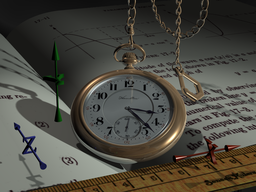
#> input picture train/watch.png, 256 x 192 px, shrunk from 1024 x 768 before the run, found by its file name
$ python DCT.py
#> lines starting #> are read from the running program, lines starting #| are printed output that depends on the picture; long printed decimals are rounded
### zigzag.py
# Zigzag scan of a matrix
# Argument is a two-dimensional matrix of any size,
# not strictly a square one.
# Function returns a 1-by-(m*n) array,
# where m and n are sizes of an input matrix,
# consisting of its items scanned by a zigzag method.
#
# Matlab Code:
# Alexey S. Sokolov a.k.a. nICKEL, Moscow, Russia
# June 2007
# alex.nickel@gmail.com

import numpy as np

def zigzag(input):
    #initializing the variables
    #----------------------------------
    h = 0
    v = 0

    vmin = 0
    hmin = 0

    vmax = input.shape[0]
    hmax = input.shape[1]

    #print(vmax ,hmax )

    i = 0

    output = np.zeros(( vmax * hmax))
    #----------------------------------
    while ((v < vmax) and (h < hmax)):


        if ((h + v) % 2) == 0:                 # going up
            if (v == vmin):
                #print(1)
                output[i] = input[v, h]        # if we got to the first line

                if (h == hmax):
                    v = v + 1
                else:
                    h = h + 1

                i = i + 1

            elif ((h == hmax -1 ) and (v < vmax)):   # if we got to the last column
        #print(2)
                output[i] = input[v, h]
                v = v + 1
                i = i + 1

            elif ((v > vmin) and (h < hmax -1 )):    # all other cases
                #print(3)
                output[i] = input[v, h]
                v = v - 1
                h = h + 1
                i = i + 1


        else:                                    # going down

            if ((v == vmax -1) and (h <= hmax -1)):       # if we got to the last line
                #print(4)
                output[i] = input[v, h]
                h = h + 1
                i = i + 1

            elif (h == hmin):                  # if we got to the first column
                #print(5)
                output[i] = input[v, h]

                if (v == vmax -1):
                    h = h + 1
                else:
                    v = v + 1

                i = i + 1

            elif ((v < vmax -1) and (h > hmin)):     # all other cases
                #print(6)
                output[i] = input[v, h]
                v = v + 1
                h = h - 1
                i = i + 1


        if ((v == vmax-1) and (h == hmax-1)):          # bottom right element
            #print(7)
            output[i] = input[v, h]
            break

    #print ('v:',v,', h:',h,', i:',i)
    return output


# Inverse zigzag scan of a matrix
# Arguments are: a 1-by-m*n array,
# where m & n are vertical & horizontal sizes of an output matrix.
# Function returns a two-dimensional matrix of defined sizes,
# consisting of input array items gathered by a zigzag method.
#
# Matlab Code:
# Alexey S. Sokolov a.k.a. nICKEL, Moscow, Russia
# June 2007
# alex.nickel@gmail.com


def inverse_zigzag(input, vmax, hmax):

    #print input.shape

    # initializing the variables
    #----------------------------------
    h = 0
    v = 0

    vmin = 0
    hmin = 0

    output = np.zeros((vmax, hmax))

    i = 0
    #----------------------------------

    while ((v < vmax) and (h < hmax)):
        #print ('v:',v,', h:',h,', i:',i)
        if ((h + v) % 2) == 0:                 # going up

            if (v == vmin):
                #print(1)

                output[v, h] = input[i]        # if we got to the first line

                if (h == hmax):
                    v = v + 1
                else:
                    h = h + 1

                i = i + 1

            elif ((h == hmax -1 ) and (v < vmax)):   # if we got to the last column
                #print(2)
                output[v, h] = input[i]
                v = v + 1
                i = i + 1

            elif ((v > vmin) and (h < hmax -1 )):    # all other cases
                #print(3)
                output[v, h] = input[i]
                v = v - 1
                h = h + 1
                i = i + 1


        else:                                    # going down

            if ((v == vmax -1) and (h <= hmax -1)):       # if we got to the last line
                #print(4)
                output[v, h] = input[i]
                h = h + 1
                i = i + 1

            elif (h == hmin):                  # if we got to the first column
                #print(5)
                output[v, h] = input[i]
                if (v == vmax -1):
                    h = h + 1
                else:
                    v = v + 1
                i = i + 1

            elif((v < vmax -1) and (h > hmin)):     # all other cases
                output[v, h] = input[i]
                v = v + 1
                h = h - 1
                i = i + 1


        if ((v == vmax-1) and (h == hmax-1)):          # bottom right element
            #print(7)
            output[v, h] = input[i]
            break


    return output

### DCT.py
import argparse
import os
import numpy as np
import cv2
import time
import pickle
import tempfile
import math
from tqdm import tqdm
import matplotlib.pyplot as plt
from skimage.metrics import structural_similarity as ssim
from zigzag import zigzag, inverse_zigzag


def compute_psnr(a, b):
    """
    a: image as a numpy array
    b: image as a numpy array

    return: PSNR between a and b

    """
    mse = np.mean((a - b)**2).item()
    return -10 * math.log10(mse) + 20 * math.log10(255-1)

def compute_msssim(a, b):
    """
    a: image as a numpy array
    b: image as a numpy array

    return: structural similarity index measure between a and b

    """
    return ssim(a, b, channel_axis=None)


def dctTransform(matrix):

    pi = 3.142857
    m = 8
    n = 8

    # dct will store the discrete cosine transform
    dct = []
    for i in range(m):
        dct.append([None for _ in range(n)])

    for i in range(m):
        for j in range(n):

            # ci and cj depends on frequency as well as
            # number of row and columns of specified matrix
            if (i == 0):
                ci = 1 / (m ** 0.5)
            else:
                ci = (2 / m) ** 0.5
            if (j == 0):
                cj = 1 / (n ** 0.5)
            else:
                cj = (2 / n) ** 0.5

            # sum will temporarily store the sum of
            # cosine signals
            sum = 0
            for k in range(m):
                for l in range(n):

                    dct1 = matrix[k][l] * math.cos((2 * k + 1) * i * pi / (
                        2 * m)) * math.cos((2 * l + 1) * j * pi / (2 * n))
                    sum = sum + dct1

            dct[i][j] = ci * cj * sum

    return dct


def get_DCT_img(img, N):
    """
    Function that extracts the required DCT coefficients
    """

    h, w = img.shape
    num_X_blocks = w//N
    num_Y_blocks = h//N
    DCT_img = np.zeros(img.shape)

    for i in range(num_Y_blocks):
        for j in range(num_X_blocks):
            img_block = img[i*N:i*N+N, j*N:j*N+N]
            DCT_img[i*N:i*N+N, j*N:j*N+N] = dctTransform(img_block)      # cv2.dct(img_block, cv2.DCT_INVERSE)   <- {use this for faster code}

    return DCT_img


def select_coefficients(DCT_img, N, K):
    """
    Function that selects DCT coefficients to be used for image approximation
    """

    filtered_DCT_img = np.zeros((DCT_img.shape))

    h, w = DCT_img.shape
    num_X_blocks = w//N
    num_Y_blocks = h//N
    img = np.zeros(DCT_img.shape)

    for i in range(num_Y_blocks):
        for j in range(num_X_blocks):
            img_block = DCT_img[i*N:i*N+N, j*N:j*N+N]
            DCT_list = zigzag(img_block)
            DCT_list[K:] = 0
            filtered_img_block = inverse_zigzag(DCT_list, N, N)
            filtered_DCT_img[i*N:i*N+N, j*N:j*N+N] = filtered_img_block

    return filtered_DCT_img


def img_from_DCT_img(DCT_img, N):
    """
    Function that creates image from DCT coefficients
    """

    h, w = DCT_img.shape
    num_X_blocks = w//N
    num_Y_blocks = h//N
    img = np.zeros(DCT_img.shape)

    for i in range(num_Y_blocks):
        for j in range(num_X_blocks):
            img_block = DCT_img[i*N:i*N+N, j*N:j*N+N]
            img[i*N:i*N+N, j*N:j*N+N] = cv2.idct(img_block)

    return img


def main():
    parser = argparse.ArgumentParser(description="Image Approximation using Discrete Cosine Transform (DCT) coefficients")
    parser.add_argument("--image_path", type=str, default="sample_image/watch.png", help="Path to the image on which DCT is performed")
    parser.add_argument("--block_size", type=int, default=8, help="Size of the blocks the image is divided into")
    parser.add_argument("--DCT_coefficients", type=int, default=2, help="Size of each codeword in each dimension")
    args = parser.parse_args()
    print(f"Command line arguments: {args}")

    _, img_name = args.image_path.split('/')
    img_name, _ = img_name.split('.')                                                                       # extracting the name of the image

    img = cv2.imread(args.image_path, 0).astype(float)                                                      # importing the image
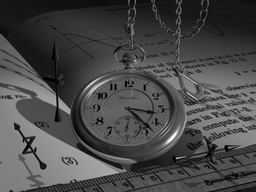
#> img: shape (192, 256) float64; min 0, max 254, mean 73.3
    N = args.block_size                                                                                     # size of DCT matrix
    K = args.DCT_coefficients                                                                               # Number of DCT coefficients to use

    DCT_img = get_DCT_img(img, N)                                                                           # Creating the DCT image
#> after the loop in get_DCT_img, `for i in range(num_Y_blocks):`:
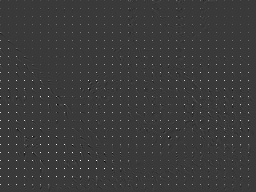
#> DCT_img: shape (192, 256) float64; min -381.7, max 1296.9, mean 9.1; drawn with min black and max white

    filtered_DCT_img = select_coefficients(DCT_img, N, K)                                                   # DCT image with only K coefficients
    rec_img = img_from_DCT_img(filtered_DCT_img, N)                                                         # reconstructed image with only K coefficients
#> after the loop in img_from_DCT_img, `for i in range(num_Y_blocks):`:
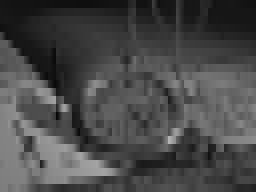
#> img: shape (192, 256) float64; min 6.68, max 181, mean 73.3

    # Displaying and saving the original and reconstructed images
    os.makedirs("images_DCT", exist_ok=True)
    cv2.imshow('Original Image', img.astype(np.uint8))
    cv2.imshow(f'Approximate Image K={K}', rec_img.astype(np.uint8))
    cv2.waitKey(0)
    cv2.destroyAllWindows()
    cv2.imwrite(f"images_DCT/Original_Image_{img_name}.jpg", img)
    cv2.imwrite(f"images_DCT/Approximate_Image_{img_name}_K{K}.jpg", rec_img)

    # Calculating PSNR and SSIM
    PSNR = compute_psnr(img, rec_img)
    print(f"PSNR of approximate image with respect to original image: {PSNR}")
#| PSNR of approximate image with respect to original image: 22.218
    SSIM = compute_msssim(img, rec_img)
    print(f"MS-SSIM of approximate image relative to its original image: {SSIM}")
#| MS-SSIM of approximate image relative to its original image: 0.2871

    # Saving the experiment results
    os.makedirs(f'results_DCT', exist_ok=True)
    with open(f'results_DCT/{img_name}_K{K}.txt', 'w') as f:
        f.write(f"PSNR of aaproximate image with respect to original image: {PSNR}\n")
        f.write(f"MS-SSIM of approximate image relative to its original image: {SSIM}\n")


if __name__ == '__main__':
    main()

$ run again, with train/goldhill.png copied over train/watch.png
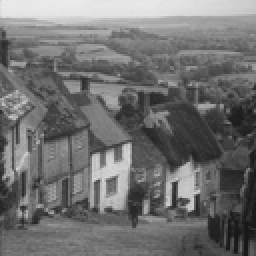
#> input picture train/goldhill.png, 128 x 128 px, shrunk from 512 x 512 before the run, found by its file name (shown 2 times larger)
#> after the loop in get_DCT_img, `for i in range(num_Y_blocks):`:
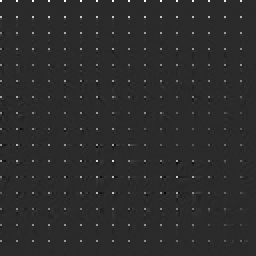
#> DCT_img: shape (128, 128) float64 (shown 2 times larger); min -375.1, max 1853.9, mean 14.5; drawn with min black and max white
#> after the loop in img_from_DCT_img, `for i in range(num_Y_blocks):`:
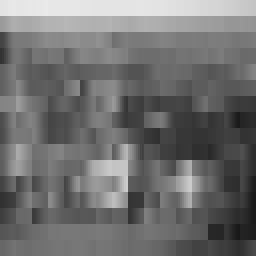
#> img: shape (128, 128) float64 (shown 2 times larger); min 25.73, max 232.3, mean 112.2
#| PSNR of approximate image with respect to original image: 22.067
#| MS-SSIM of approximate image relative to its original image: 0.3149

$ run again, with train/mountain.png copied over train/watch.png
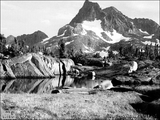
#> input picture train/mountain.png, 160 x 120 px, shrunk from 640 x 480 before the run, found by its file name
#> after the loop in select_coefficients, `for i in range(num_Y_blocks):`:
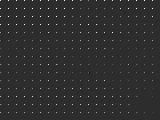
#> filtered_DCT_img: shape (120, 160) float64; min -421.5, max 1938.5, mean 17.3; drawn with min black and max white
#> after the loop in img_from_DCT_img, `for i in range(num_Y_blocks):`:
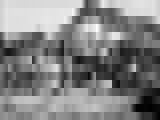
#> img: shape (120, 160) float64; min 0.96, max 268.5, mean 138.1; drawn with min black and max white
#| PSNR of approximate image with respect to original image: 16.327
#| MS-SSIM of approximate image relative to its original image: 0.2716
